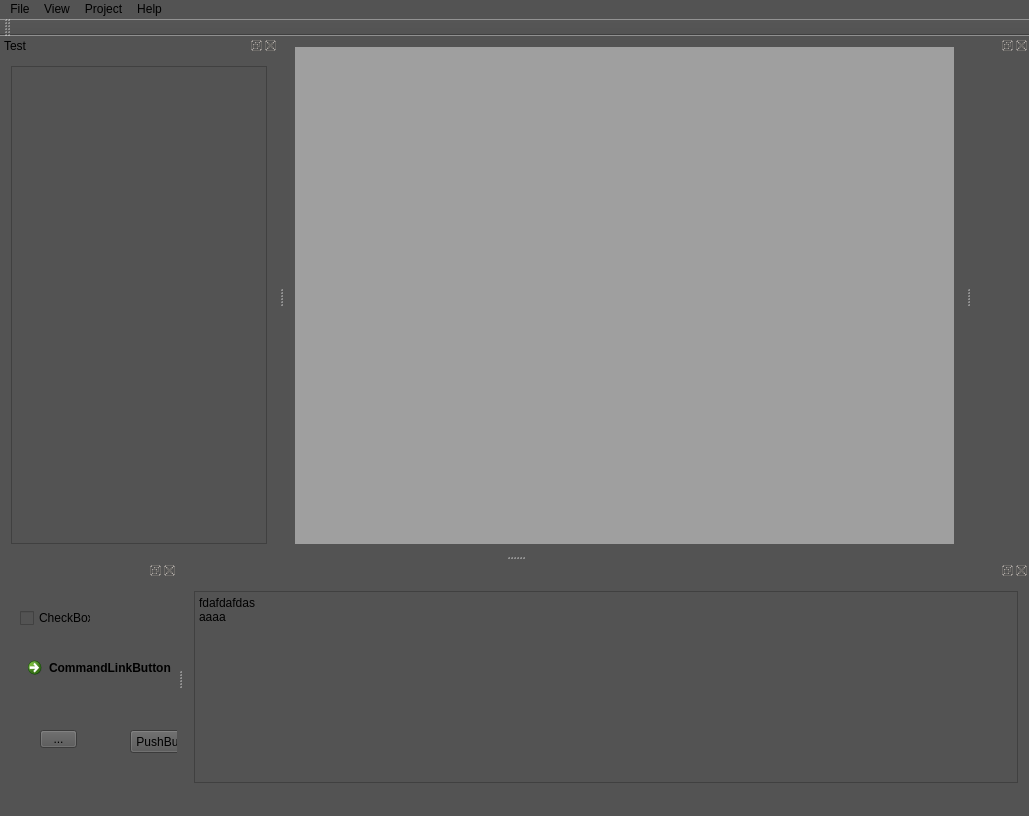
<?xml version="1.0" encoding="UTF-8"?>
<ui version="4.0">
 <class>QTEditorClass</class>
 <widget class="QMainWindow" name="QTEditorClass">
  <property name="geometry">
   <rect>
    <x>0</x>
    <y>0</y>
    <width>1029</width>
    <height>816</height>
   </rect>
  </property>
  <property name="sizePolicy">
   <sizepolicy hsizetype="Expanding" vsizetype="Expanding">
    <horstretch>0</horstretch>
    <verstretch>0</verstretch>
   </sizepolicy>
  </property>
  <property name="palette">
   <palette>
    <active>
     <colorrole role="WindowText">
      <brush brushstyle="SolidPattern">
       <color alpha="255">
        <red>213</red>
        <green>213</green>
        <blue>213</blue>
       </color>
      </brush>
     </colorrole>
     <colorrole role="Button">
      <brush brushstyle="SolidPattern">
       <color alpha="255">
        <red>83</red>
        <green>83</green>
        <blue>83</blue>
       </color>
      </brush>
     </colorrole>
     <colorrole role="Text">
      <brush brushstyle="SolidPattern">
       <color alpha="255">
        <red>177</red>
        <green>177</green>
        <blue>177</blue>
       </color>
      </brush>
     </colorrole>
     <colorrole role="ButtonText">
      <brush brushstyle="SolidPattern">
       <color alpha="255">
        <red>158</red>
        <green>158</green>
        <blue>158</blue>
       </color>
      </brush>
     </colorrole>
     <colorrole role="Base">
      <brush brushstyle="SolidPattern">
       <color alpha="255">
        <red>83</red>
        <green>83</green>
        <blue>83</blue>
       </color>
      </brush>
     </colorrole>
     <colorrole role="Window">
      <brush brushstyle="SolidPattern">
       <color alpha="255">
        <red>83</red>
        <green>83</green>
        <blue>83</blue>
       </color>
      </brush>
     </colorrole>
    </active>
    <inactive>
     <colorrole role="WindowText">
      <brush brushstyle="SolidPattern">
       <color alpha="255">
        <red>213</red>
        <green>213</green>
        <blue>213</blue>
       </color>
      </brush>
     </colorrole>
     <colorrole role="Button">
      <brush brushstyle="SolidPattern">
       <color alpha="255">
        <red>83</red>
        <green>83</green>
        <blue>83</blue>
       </color>
      </brush>
     </colorrole>
     <colorrole role="Text">
      <brush brushstyle="SolidPattern">
       <color alpha="255">
        <red>177</red>
        <green>177</green>
        <blue>177</blue>
       </color>
      </brush>
     </colorrole>
     <colorrole role="ButtonText">
      <brush brushstyle="SolidPattern">
       <color alpha="255">
        <red>158</red>
        <green>158</green>
        <blue>158</blue>
       </color>
      </brush>
     </colorrole>
     <colorrole role="Base">
      <brush brushstyle="SolidPattern">
       <color alpha="255">
        <red>83</red>
        <green>83</green>
        <blue>83</blue>
       </color>
      </brush>
     </colorrole>
     <colorrole role="Window">
      <brush brushstyle="SolidPattern">
       <color alpha="255">
        <red>83</red>
        <green>83</green>
        <blue>83</blue>
       </color>
      </brush>
     </colorrole>
    </inactive>
    <disabled>
     <colorrole role="WindowText">
      <brush brushstyle="SolidPattern">
       <color alpha="255">
        <red>120</red>
        <green>120</green>
        <blue>120</blue>
       </color>
      </brush>
     </colorrole>
     <colorrole role="Button">
      <brush brushstyle="SolidPattern">
       <color alpha="255">
        <red>83</red>
        <green>83</green>
        <blue>83</blue>
       </color>
      </brush>
     </colorrole>
     <colorrole role="Text">
      <brush brushstyle="SolidPattern">
       <color alpha="255">
        <red>120</red>
        <green>120</green>
        <blue>120</blue>
       </color>
      </brush>
     </colorrole>
     <colorrole role="ButtonText">
      <brush brushstyle="SolidPattern">
       <color alpha="255">
        <red>120</red>
        <green>120</green>
        <blue>120</blue>
       </color>
      </brush>
     </colorrole>
     <colorrole role="Base">
      <brush brushstyle="SolidPattern">
       <color alpha="255">
        <red>83</red>
        <green>83</green>
        <blue>83</blue>
       </color>
      </brush>
     </colorrole>
     <colorrole role="Window">
      <brush brushstyle="SolidPattern">
       <color alpha="255">
        <red>83</red>
        <green>83</green>
        <blue>83</blue>
       </color>
      </brush>
     </colorrole>
    </disabled>
   </palette>
  </property>
  <property name="windowTitle">
   <string>QTEditor</string>
  </property>
  <property name="styleSheet">
   <string notr="true">background-color: rgb(83, 83, 83);</string>
  </property>
  <property name="documentMode">
   <bool>true</bool>
  </property>
  <property name="dockOptions">
   <set>QMainWindow::AllowNestedDocks|QMainWindow::AllowTabbedDocks</set>
  </property>
  <widget class="QWidget" name="centralWidget">
   <property name="sizePolicy">
    <sizepolicy hsizetype="Expanding" vsizetype="Expanding">
     <horstretch>0</horstretch>
     <verstretch>0</verstretch>
    </sizepolicy>
   </property>
   <layout class="QGridLayout" name="gridLayout">
    <item row="0" column="0">
     <widget class="QMdiArea" name="mdiArea">
      <property name="autoFillBackground">
       <bool>true</bool>
      </property>
      <property name="frameShadow">
       <enum>QFrame::Plain</enum>
      </property>
      <property name="viewMode">
       <enum>QMdiArea::TabbedView</enum>
      </property>
      <property name="tabsClosable">
       <bool>true</bool>
      </property>
     </widget>
    </item>
   </layout>
  </widget>
  <widget class="QToolBar" name="mainToolBar">
   <attribute name="toolBarArea">
    <enum>TopToolBarArea</enum>
   </attribute>
   <attribute name="toolBarBreak">
    <bool>false</bool>
   </attribute>
  </widget>
  <widget class="QStatusBar" name="statusBar"/>
  <widget class="QMenuBar" name="menuBar">
   <property name="geometry">
    <rect>
     <x>0</x>
     <y>0</y>
     <width>1029</width>
     <height>23</height>
    </rect>
   </property>
   <widget class="QMenu" name="menuFile">
    <property name="title">
     <string>File</string>
    </property>
    <addaction name="actionOpen"/>
    <addaction name="actionSave"/>
    <addaction name="separator"/>
    <addaction name="actionExit"/>
   </widget>
   <widget class="QMenu" name="menuView">
    <property name="title">
     <string>View</string>
    </property>
   </widget>
   <widget class="QMenu" name="menuProject">
    <property name="title">
     <string>Project</string>
    </property>
   </widget>
   <widget class="QMenu" name="menuHelp">
    <property name="title">
     <string>Help</string>
    </property>
   </widget>
   <addaction name="menuFile"/>
   <addaction name="menuView"/>
   <addaction name="menuProject"/>
   <addaction name="menuHelp"/>
  </widget>
  <widget class="QDockWidget" name="ObjectTreeWnd">
   <property name="windowTitle">
    <string>Test</string>
   </property>
   <attribute name="dockWidgetArea">
    <number>1</number>
   </attribute>
   <widget class="QWidget" name="dockWidgetContents">
    <layout class="QGridLayout" name="gridLayout_2">
     <item row="0" column="0">
      <widget class="QTreeView" name="ObjectTreeView"/>
     </item>
    </layout>
   </widget>
  </widget>
  <widget class="QDockWidget" name="dockWidget_2">
   <attribute name="dockWidgetArea">
    <number>2</number>
   </attribute>
   <widget class="QWidget" name="dockWidgetContents_2">
    <layout class="QGridLayout" name="gridLayout_4">
     <item row="0" column="0">
      <widget class="QWidget" name="widget" native="true"/>
     </item>
    </layout>
   </widget>
  </widget>
  <widget class="QDockWidget" name="dockWidget_4">
   <attribute name="dockWidgetArea">
    <number>8</number>
   </attribute>
   <widget class="QWidget" name="dockWidgetContents_4">
    <widget class="QCheckBox" name="checkBox">
     <property name="geometry">
      <rect>
       <x>20</x>
       <y>30</y>
       <width>71</width>
       <height>16</height>
      </rect>
     </property>
     <property name="text">
      <string>CheckBox</string>
     </property>
    </widget>
    <widget class="QCommandLinkButton" name="commandLinkButton">
     <property name="geometry">
      <rect>
       <x>20</x>
       <y>70</y>
       <width>185</width>
       <height>41</height>
      </rect>
     </property>
     <property name="text">
      <string>CommandLinkButton</string>
     </property>
    </widget>
    <widget class="QToolButton" name="toolButton">
     <property name="geometry">
      <rect>
       <x>40</x>
       <y>150</y>
       <width>37</width>
       <height>18</height>
      </rect>
     </property>
     <property name="text">
      <string>...</string>
     </property>
    </widget>
    <widget class="QPushButton" name="pushButton">
     <property name="geometry">
      <rect>
       <x>130</x>
       <y>150</y>
       <width>75</width>
       <height>23</height>
      </rect>
     </property>
     <property name="text">
      <string>PushButton</string>
     </property>
    </widget>
   </widget>
  </widget>
  <widget class="QDockWidget" name="OutputWnd">
   <attribute name="dockWidgetArea">
    <number>8</number>
   </attribute>
   <widget class="QWidget" name="dockWidgetContents_5">
    <layout class="QGridLayout" name="gridLayout_3">
     <item row="0" column="0">
      <widget class="QTextBrowser" name="InfoOutput">
       <property name="html">
        <string>&lt;!DOCTYPE HTML PUBLIC &quot;-//W3C//DTD HTML 4.0//EN&quot; &quot;http://www.w3.org/TR/REC-html40/strict.dtd&quot;&gt;
&lt;html&gt;&lt;head&gt;&lt;meta name=&quot;qrichtext&quot; content=&quot;1&quot; /&gt;&lt;style type=&quot;text/css&quot;&gt;
p, li { white-space: pre-wrap; }
&lt;/style&gt;&lt;/head&gt;&lt;body style=&quot; font-family:'SimSun'; font-size:9pt; font-weight:400; font-style:normal;&quot;&gt;
&lt;p style=&quot; margin-top:0px; margin-bottom:0px; margin-left:0px; margin-right:0px; -qt-block-indent:0; text-indent:0px;&quot;&gt;fdafdafdas&lt;/p&gt;
&lt;p style=&quot; margin-top:0px; margin-bottom:0px; margin-left:0px; margin-right:0px; -qt-block-indent:0; text-indent:0px;&quot;&gt;aaaa&lt;/p&gt;&lt;/body&gt;&lt;/html&gt;</string>
       </property>
      </widget>
     </item>
    </layout>
   </widget>
  </widget>
  <action name="actionOpen">
   <property name="text">
    <string>Open</string>
   </property>
  </action>
  <action name="actionSave">
   <property name="text">
    <string>Save</string>
   </property>
  </action>
  <action name="actionExit">
   <property name="text">
    <string>Exit</string>
   </property>
  </action>
 </widget>
 <layoutdefault spacing="6" margin="11"/>
 <resources>
  <include location="qteditor.qrc"/>
 </resources>
 <connections/>
</ui>
